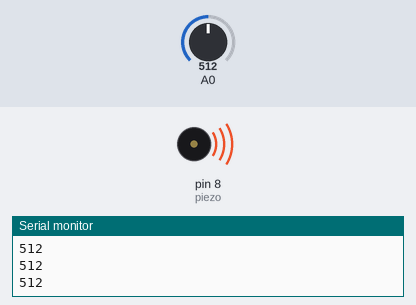
Recording of a sketch running on a simulated Arduino Uno, built with avr-gcc and run on an emulated ATmega328P. Parts: buzzer (waves = sounding), the last lines printed to the serial monitor. The inputs (shaded band) are chosen by the test bench; at power-on: A0 = 512.

Above: at 1.2 s.
1.3 s: A0 set to 14
4.3 s: A0 set to 0
5.8 s: A0 set to 34
At 5.98 s:
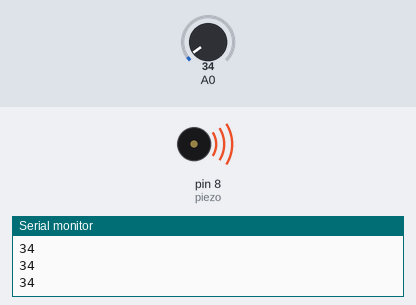
8.8 s: A0 set to 122
Timing chart, 0 to 12.4 s (numbered marks = the images above; inputs shaded):
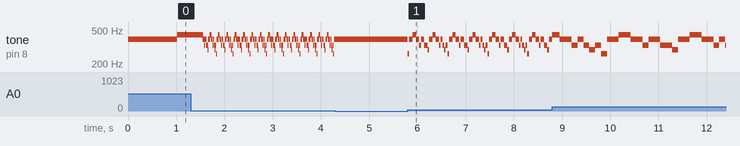

Measured:
- after the input at 4.3 s, tone on pin 8 (piezo): stops changing and stays 392 Hz
- after the input at 5.8 s, tone on pin 8 (piezo): 392 Hz → 262 Hz at once, then repeats every 0.83 s: 392 Hz 0.07 s, 440 Hz 0.07 s, 392 Hz 0.07 s, 330 Hz 0.03 s, 392 Hz 0.07 s, 330 Hz 0.07 s, 294 Hz 0.03 s, 392 Hz 0.07 s, 440 Hz 0.07 s, 392 Hz 0.07 s, 330 Hz 0.03 s, 392 Hz 0.03 s, 330 Hz 0.03 s, 294 Hz 0.03 s, 330 Hz 0.03 s, 262 Hz 0.03 s
- by itself, tone on pin 8 (piezo): repeats every 0.35 s: 330 Hz 0.01 s, 392 Hz 0.03 s, 330 Hz 0.03 s, 294 Hz 0.01 s, 392 Hz 0.03 s, 440 Hz 0.03 s, 392 Hz 0.03 s, 330 Hz 0.01 s, 392 Hz 0.01 s, 330 Hz 0.01 s, 294 Hz 0.01 s, 330 Hz 0.01 s, 262 Hz 0.01 s, 392 Hz 0.03 s, 440 Hz 0.03 s, 392 Hz 0.03 s

The sketch:

ex012.ino
```cpp
// preprocessor
#define C 262   // 도
#define D 294   // 레
#define E 330   // 미
#define F 349   // 파
#define G 392   // 솔
#define A 440   // 라
#define B 494   // 시
#define H 523   // 높은 도

int piezo = 8;
int notes[24] = { G,G,A,A,G,G,E,G,G,E,E,D,G,G,A,A,G,G,E,G,E,D,E,C};

void setup() {
  pinMode(piezo, OUTPUT);
  Serial.begin(9600);
}

void loop() {
  for(int i = 0; i<12; i++) {
    Serial.println(analogRead(A0));
    tone(piezo, notes[i], analogRead(A0));
    delay(analogRead(A0));
  }
  for(int i = 12; i<24; i++) {
    Serial.println(analogRead(A0));
    tone(piezo, notes[i], analogRead(A0));
    delay(analogRead(A0));
  }

}
```
